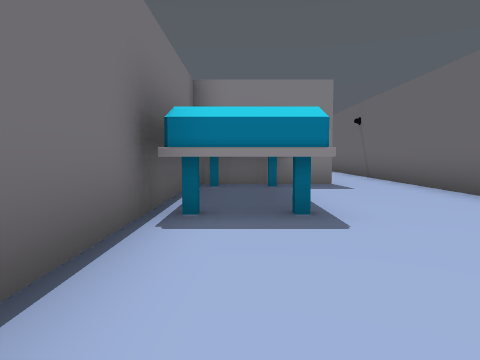
View 1 (above)

24 first-person views from a walk through a Unity game level. The camera is 1.2 m above the floor, tilts 4° down and sees 70° across. The floor is counted in squares, 2 m on a side. Each view is taken from the middle of a square. On the plan, view 1 faces up. The plan holds only what a view shows up to about 10 squares ahead; the rest is blank. The player is left out. Some animated figures are left out. Door leaves are left out, so doorways stand open.

View 2
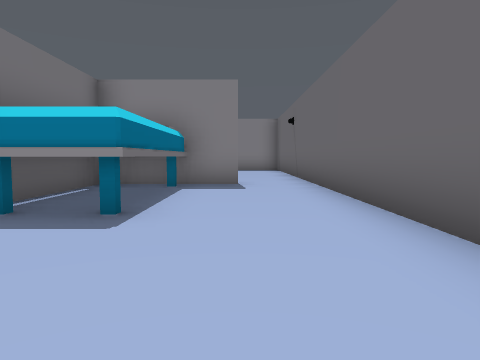

View 3
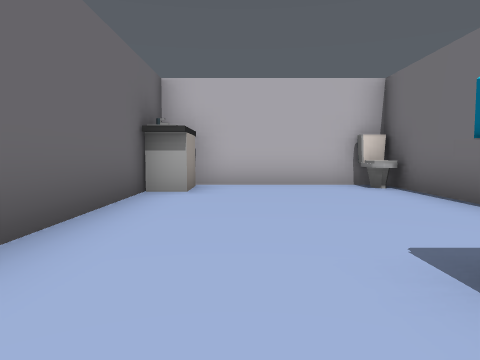

View 4
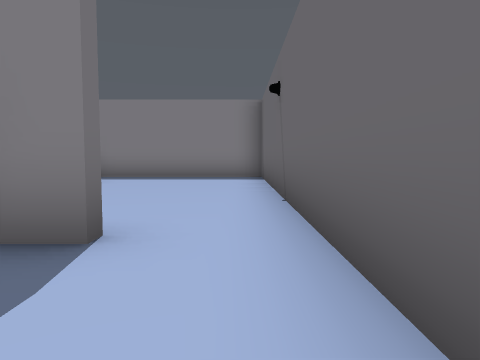

View 5
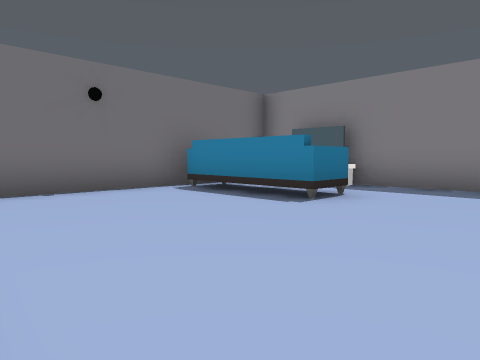

View 6
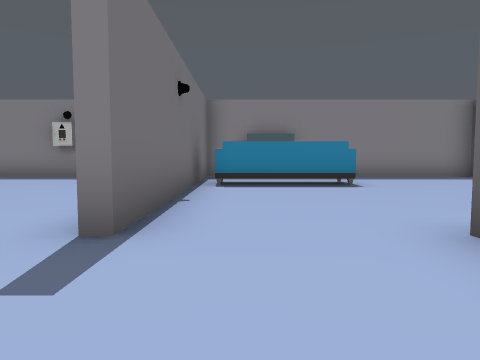

View 7
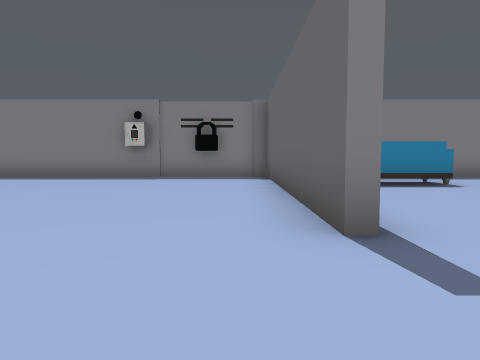

View 8
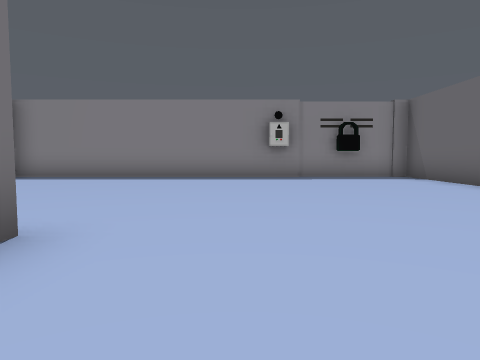

View 9
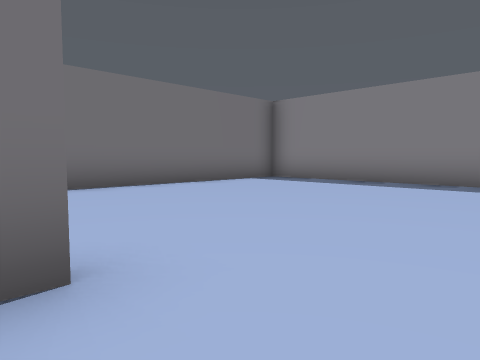

View 10
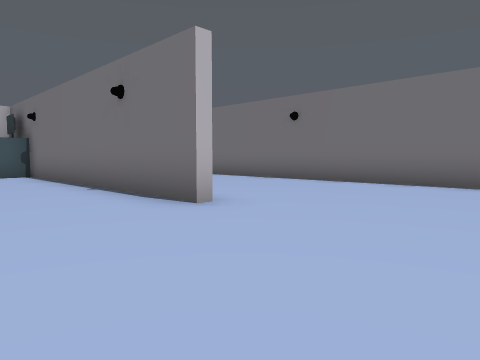

View 11
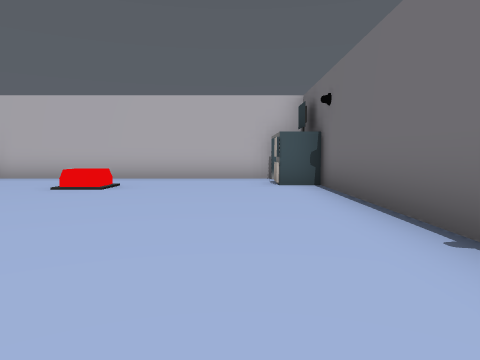

View 12
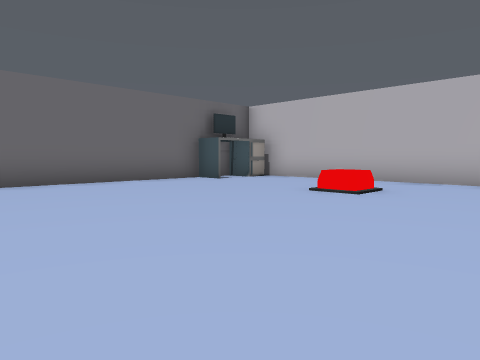

View 13
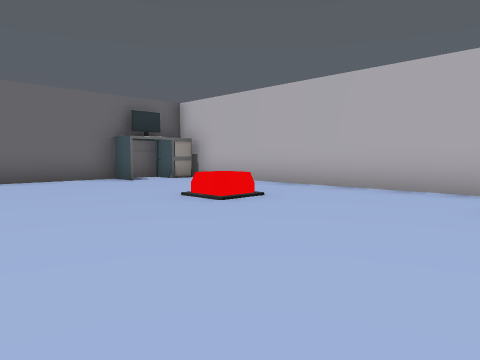

View 14
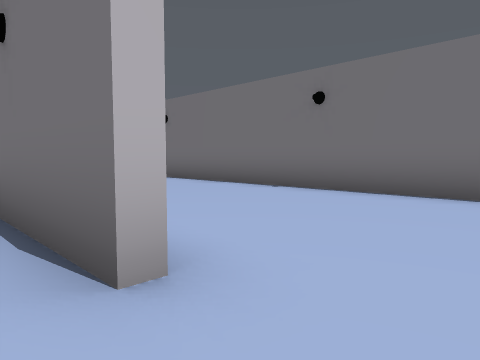

View 15
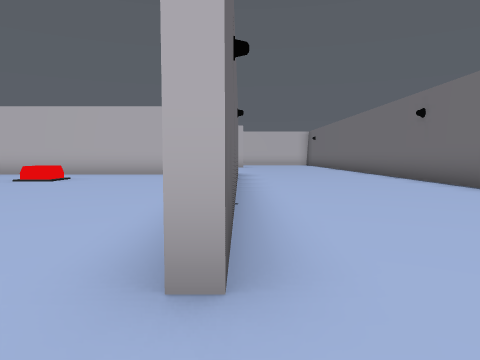

View 16
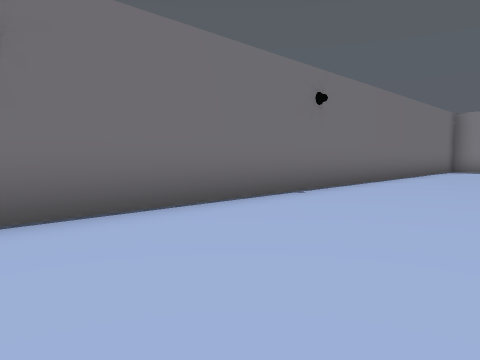

View 17
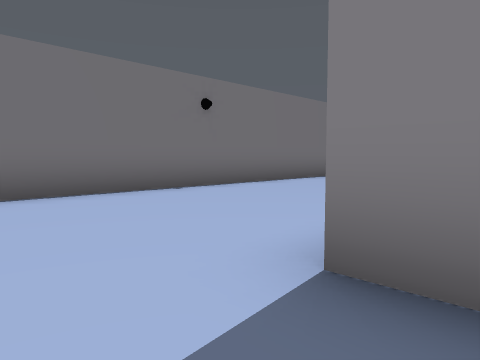

View 18
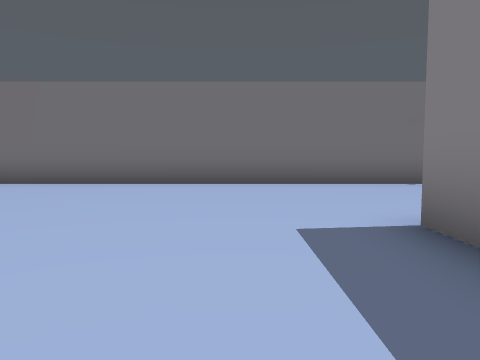

View 19
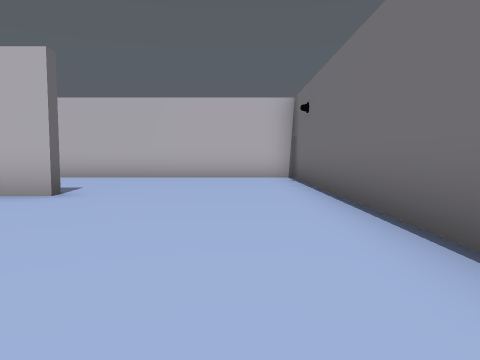

View 20
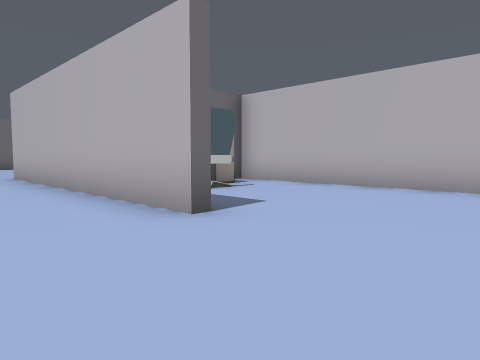

View 21
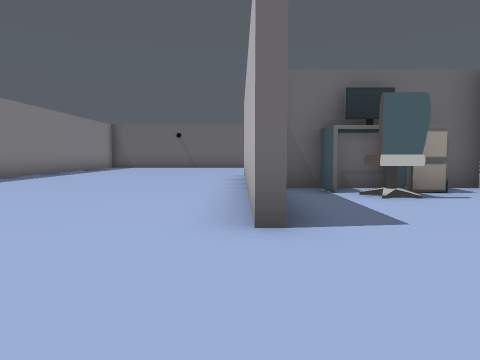

View 22
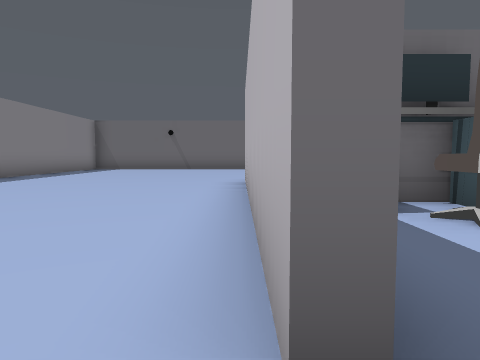

View 23
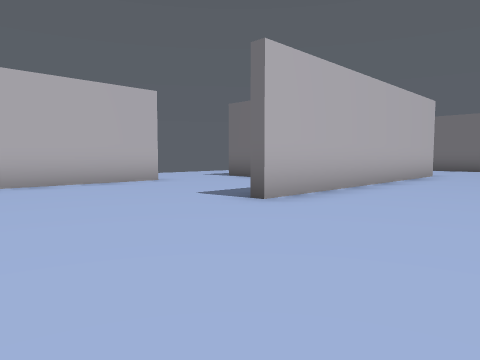

View 24
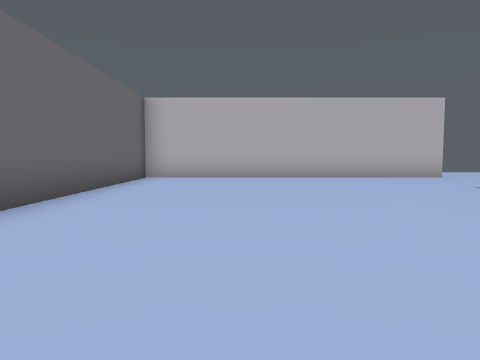

### Floor plan
Points are (right, up) in squares from view 1. A wall is a line through its corners. A room is listed if a view was taken in it or the views show most of it. See-through windows are left out.
Room 1 (views 1, 2, 3, 4)
walls: (2, 7.3) (1.5, 7.3); (3.6, -0.9) (3.6, 7); (-1, 7.3) (-1, -1.5); (-0.5, -2.2) (3, -2.2)
ways out: open door at (2.7, 7.3) to room 2
objects: other object (0, 4) to (1, 7); other object (3, -1)
Room 2 (view 5)
walls: (-0.4, 7.3) (-1, 7.3); (-1.5, 14.5) (-2.2, 14.5); (3.6, 7) (3.6, 14.9) (-1.8, 14.9); (-3.9, 14.9) (-3.9, 7.5)
ways out: open door at (2.7, 7.3) to room 1; opening at (-2.5, 7.5) to room 3
objects: sofa (-3, 12) to (-1, 13)
Room 3 (views 6, 7, 8, 9, 10, 11, 12, 13, 14, 15, 16, 17, 18, 19, 20, 21, 22, 23, 24)
walls: (-9.9, -2.2) (-1.9, -2.2); (-10.1, -2.4) (-11, -2.4); (-1.9, -2.4) (-4.6, -2.4); (-1.3, -1.4) (-1.3, 4.8); (-10.9, 3.2) (-10.9, 7.6); (-7.5, -10.5) (-7.5, -9.9); (-11.2, -9.5) (-11.2, -9.1) (-3.5, -9.1); (-4.6, -13.5) (3.6, -13.5) (3.6, -7.6); (-4.2, 7.5) (-4.2, 14.9); (-10.7, 7.6) (-10.7, -0.1); (-7.4, 14.9) (-15.5, 14.9) (-15.5, -13.5) (-7.5, -13.5) (-7.5, -12.9)
low walls: (-6.4, 0) (-6.4, 0.8) (-5.8, 0.8)
ways out: opening at (-2.5, 7.5) to room 2
objects: other object (-10, 0); other object (-9, -11); other object (-8, -12) to (-8, -11); other object (-7, 15) to (-5, 15); other object (-2, 0); other object (-1, -2)

Positions as (right, up) in squares from view 1, and headings:
1: (0, 0), facing up
2: (2, 0), facing up
3: (2, 5), facing down
4: (3, 5), facing up
5: (2, 8), facing up-left
6: (-3, 5), facing up
7: (-5, 5), facing up
8: (-9, 5), facing up
9: (-9, 7), facing up-left
10: (-8, 11), facing down-left
11: (-9, 7), facing down
12: (-9, 6), facing down-right
13: (-10, 4), facing down-right
14: (-10, 9), facing down-left
15: (-11, 9), facing down
16: (-12, 0), facing up-left
17: (-10, -4), facing up-left
18: (-8, -4), facing left
19: (-14, -4), facing down
20: (-14, -7), facing down-right
21: (-14, -9), facing right
22: (-12, -9), facing right
23: (0, -6), facing down-left
24: (1, -4), facing down
